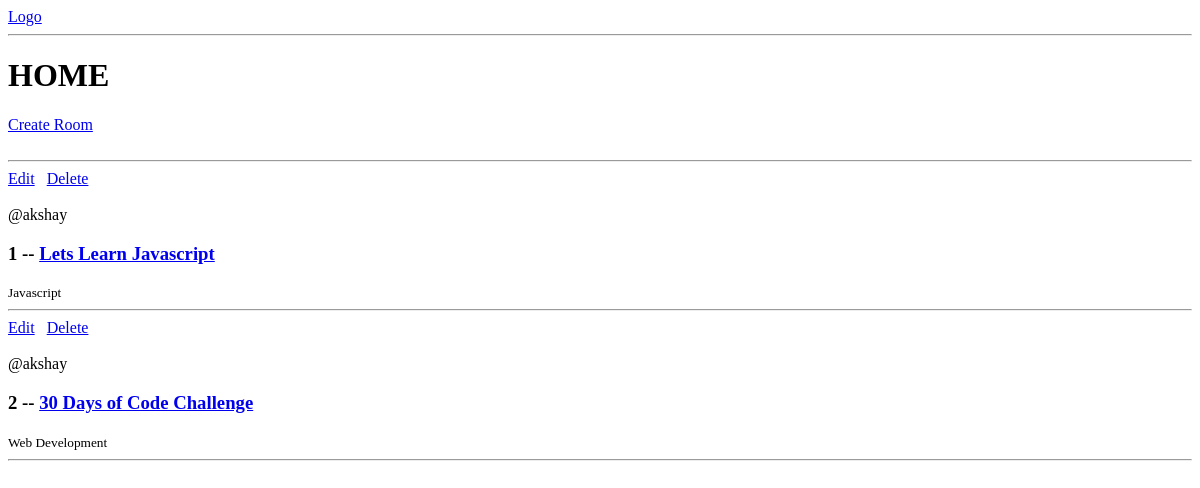
The app's page /, older data.
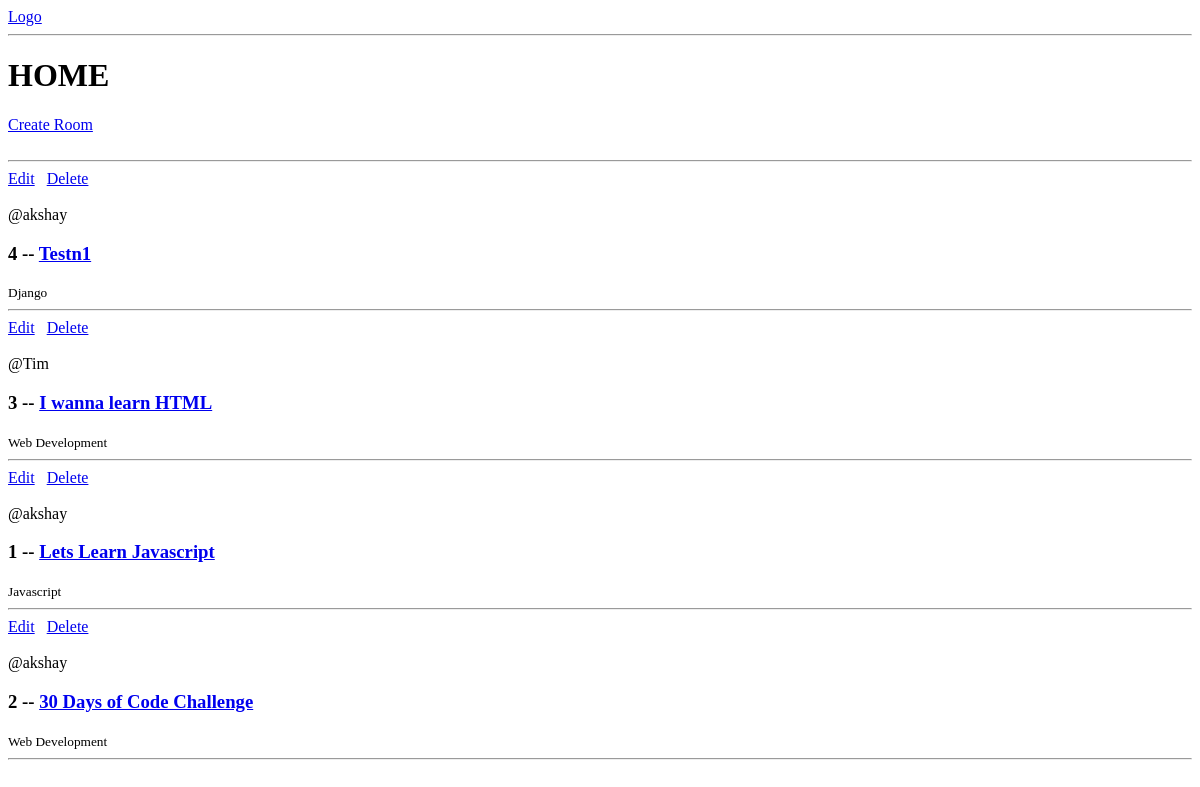
The same page, newer data.
### base/models.py (models this page shows, shortened)
class Room(models.Model):
    host= models.ForeignKey(User,on_delete=models.CASCADE, null=True)
    topic = models.ForeignKey(Topic, on_delete=models.SET_NULL, null=True)
    name = models.CharField(max_length=200)
    description =  models.TextField(null=True, blank=True)
    updated = models.DateTimeField(auto_now=True)
    created = models.DateTimeField(auto_now_add=True)
    class Meta:
        ordering = ['-updated', '-created']

class Topic(models.Model):
    name = models.CharField(max_length=200)

### base/views.py (the view)
# urls.py: path('', views.home, name= 'home'),
def home(request):
    rooms = Room.objects.all()
    context = {'rooms':rooms}
    return render(request, 'base/home.html', context)

### base/templates/base/home.html
{% extends 'main.html' %}
{% block content %}
<h1>HOME</h1>
<div>
  <a href="{% url 'create-room' %}">Create Room</a>
  <br><br>
  <hr>
  <div>
    {% for room in rooms %}
    <div>
      <a href="{% url 'update-room' room.id %}">Edit</a> &nbsp;
      <a href="{% url 'delete-room' room.id %}">Delete</a>
      <br><br>
      <span>@{{room.host.username}}</span>
      <h3>
        {{room.id}} -- <a href="{% url 'room' room.id %}"> {{room.name}} </a>
      </h3>
      <small>{{room.topic.name}}</small>
      <hr />
    </div>
    {% endfor %}
  </div>
</div>
{% endblock %}

### templates/main.html (shortened to what this page needs)
<!DOCTYPE html>
<html lang="en">
<head>
</head>
<body>
    {% include 'navbar.html' %}
    {% block content %}
    {% endblock %}
</body>
</html>

### templates/navbar.html
<a href="/">Logo</a>
<hr>

Row changes from the older to the newer data that the page shows:
added Room: host.username "akshay", id "4", name "Testn1", topic.name "Django"
added Room: host.username "Tim", id "3", name "I wanna learn HTML", topic.name "Web Development"
